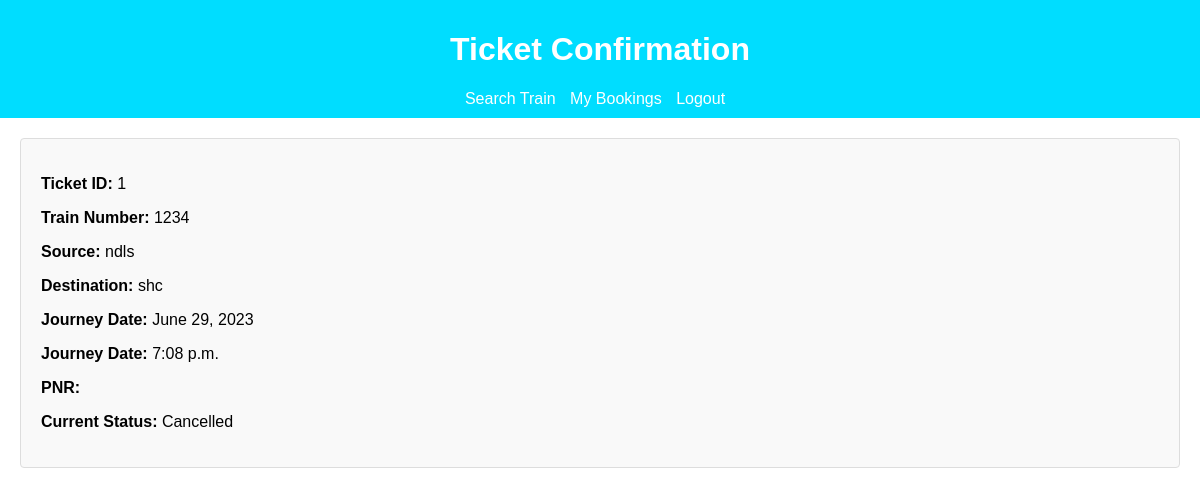
Screenshot of /core/ticket/confirmation/1/ with the database file from the repository.
### core/models.py (models this page shows)
class Ticket(models.Model):
    user = models.ForeignKey(CustomUser, on_delete=models.CASCADE)
    train_number = models.CharField(max_length=100)
    source = models.CharField(max_length=100)
    destination = models.CharField(max_length=100)
    journey_date = models.DateField()
    journey_time = models.TimeField()
    pnr = models.CharField(max_length=100)
    status = models.CharField(default='Waiting', max_length=100)

### core/views.py (the view)
def ticket_confirmation(request, ticket_id):
    ticket = Ticket.objects.get(id=ticket_id)
    return render(request, 'ticket_confirmation.html', {'ticket': ticket})

### templates/ticket_confirmation.html (shortened to what this page needs)
<!DOCTYPE html>
<html>
<head>
</head>
<body>
    <header>
        <h1>Ticket Confirmation</h1>
        <nav>
            <ul>
                <li><a href="{% url 'core:train_search' %}">Search Train</a></li>
                <li><a href="{% url 'core:my_bookings' %}">My Bookings</a></li>
                <li><a href="{% url 'users:logout' %}">Logout</a></li>
            </ul>
        </nav>
    </header>
    <div class="container">
        <div class="card">
            <p><strong>Ticket ID:</strong> {{ ticket.id }}</p>
            <p><strong>Train Number:</strong> {{ ticket.train_number }}</p>
            <p><strong>Source:</strong> {{ ticket.source }}</p>
            <p><strong>Destination:</strong> {{ ticket.destination }}</p>
            <p><strong>Journey Date:</strong> {{ ticket.journey_date }}</p>
            <p><strong>Journey Date:</strong> {{ ticket.journey_time }}</p>
            <p><strong>PNR:</strong> {{ ticket.pnr }}</p>
            <p><strong>Current Status:</strong> {{ ticket.status }}</p>
        </div>
    </div>
</body>
</html>

### templates/ticket_confirmation.html (style rules this page uses)
body { font-family: Arial, sans-serif; margin: 0; padding: 0; }
header { background-color: rgb(0, 221, 255); color: #fff; padding: 10px; text-align: center; }
nav ul { list-style-type: none; padding: 0; margin: 0; }
nav ul li { display: inline-block; margin-right: 10px; }
nav ul li a { color: #fff; text-decoration: none; }
.container { margin: 20px; }
.card { padding: 20px; background-color: #f9f9f9; border: 1px solid #ddd; border-radius: 4px; }

### rows the page displays
Ticket: id "1", train_number "1234", source "ndls", destination "shc", journey_date "June 29, 2023", journey_time "7:08 p.m.", status "Cancelled"
